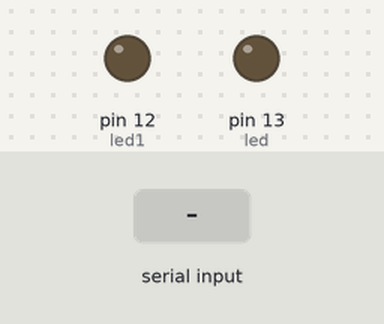
The sketch below on a simulated Arduino Uno, built with avr-gcc and run on an emulated ATmega328P. Parts: output pins drawn as LEDs (lit = HIGH). Inputs (shaded band) come from the test bench. What the sketch prints to the serial monitor is not drawn.

Above: at 1.2 s.
1.3 s: "1" received over Serial
At 2.4 s:
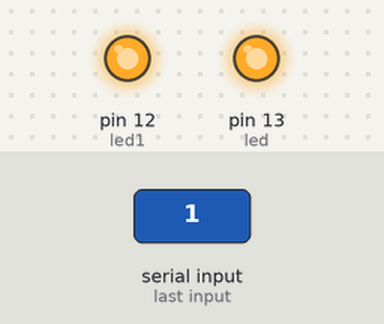
2.8 s: "0" received over Serial
At 3.6 s:
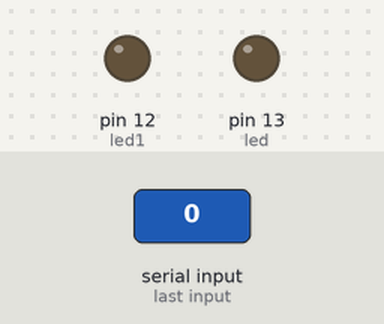
Timing chart, 0 to 5.8 s (numbered marks = the images above; inputs shaded):
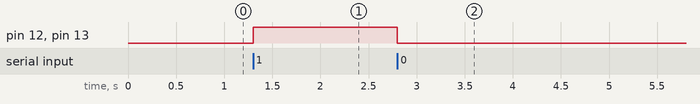

The sketch:

pythonToArduino.ino
```cpp
const int led = 13;
const int led1 = 12;
int receivedData = 0;

void setup()
{
  pinMode(led, OUTPUT);
  pinMode(led1, OUTPUT);
  digitalWrite (led, LOW);
  digitalWrite (led1, LOW);
  Serial.begin(9600);
  Serial.println("Connected Successfully");
}

void loop(){

  while(Serial.available())
  {
    receivedData = Serial.read();
  }

  if (receivedData == '1')
  {
    digitalWrite (led, HIGH);
    digitalWrite (led1, HIGH);
  }
  else if (receivedData == '0')
  {
    digitalWrite (led, LOW);
    digitalWrite (led1, LOW);
  }
}
```

Measured:
- after the input at 1.3 s, pin 12 (led1), pin 13 (led): LOW → HIGH at once
- after the input at 2.8 s, pin 12 (led1), pin 13 (led): HIGH → LOW at once
